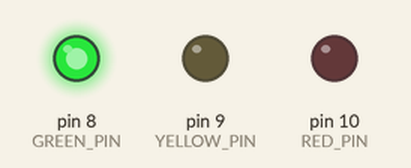
Simulated run of this sketch. Board: Arduino Uno, built with avr-gcc and run on an emulated ATmega328P. Parts: output pins drawn as LEDs (lit = HIGH).

Above: at 1.5 s.
At 3.5 s:
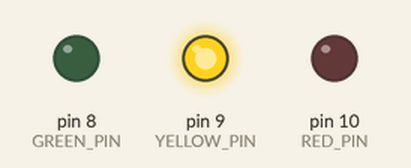
At 5.5 s:
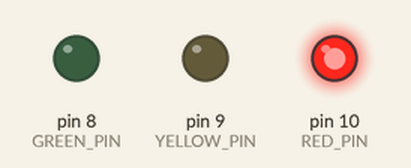
Timing chart, 0 to 9.1 s (numbered marks = the images above):
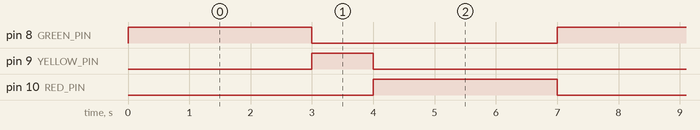

Measured:
- by itself, pin 8 (GREEN_PIN), pin 10 (RED_PIN): alternates HIGH for 3.0 s and LOW for 4.0 s
- by itself, pin 9 (YELLOW_PIN): alternates HIGH for 1.0 s and LOW for 6.0 s
- by itself, everything shown: repeats every 7.0 s, in 3 steps

The sketch:

P02_Traffic_Light_Boss.ino
```cpp
// Project 2: Traffic Light Boss
// Green for 3 seconds, yellow for 1 second, red for 3 seconds. Repeat!

const int RED_PIN = 10;
const int YELLOW_PIN = 9;
const int GREEN_PIN = 8;

// Turns each light on (HIGH) or off (LOW) in one go.
void setLights(int red, int yellow, int green) {
  digitalWrite(RED_PIN, red);
  digitalWrite(YELLOW_PIN, yellow);
  digitalWrite(GREEN_PIN, green);
}

void setup() {
  pinMode(RED_PIN, OUTPUT);
  pinMode(YELLOW_PIN, OUTPUT);
  pinMode(GREEN_PIN, OUTPUT);
}

void loop() {
  setLights(LOW, LOW, HIGH);   // GO!
  delay(3000);
  setLights(LOW, HIGH, LOW);   // slow down...
  delay(1000);
  setLights(HIGH, LOW, LOW);   // STOP!
  delay(3000);
}
```
